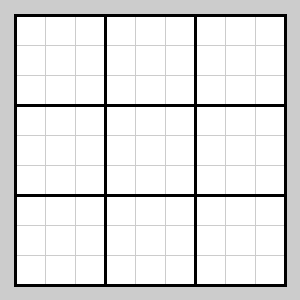
Frame 1 (no input)
Frame 60 (the mouse pressed at the canvas centre just before this capture): identical to frame 1, image omitted
Frame 120 (the mouse held since frame 60 and released just before this capture): identical to frame 1, image omitted

The Processing sketch that drew this single still picture (run headless with seeded random() and noise(); from frame 60 on, the mouse is pressed at the canvas centre):

// Processing sketch: sketch_130330b
// ── sketch_130330b.pde
// Sudoko Board - Rectangle Drawing (Week 5, Question 6) - 29-03-2013
// Max Schaefer (43263798)

// Set Board Margin Variable
int margin = 15;

// Define Size Variable
int size;

// Setup Function
void setup() {
	// Set Window Size
	size(300, 300);
}

// Draw Function
void draw() {
	// Loop For Small Squares (X Coordinate)
	for(int x = 0; x < 9; x++)
		// Loop For Small Squares (Y Coordinate)
		for(int y = 0; y < 9; y++)
			// Draw Square (Position (X) = Margin + (X/Y * 90), Position (Y) = Margin + (X/Y * 90), Type 1 -	Small Square)
			drawSquare(margin+x*30, margin+y*30, 1);

	// Loop For Large Squares (X Coordinate)
	for(int x = 0; x < 3; x++)
		// Loop For Large Squares (Y Coordinate)
		for(int y = 0; y < 3; y++)
			// Draw Square (Position (X) = Margin + (X/Y * 90), Position (Y) = Margin + (X/Y * 90), Type 2 -	Large Square)
			drawSquare(margin+x*90, margin+y*90, 2);
}

// Function To Draw Square (X Coordinate, Y Coordinate, Type ()
void drawSquare(int x, int y, int type) {
	// Check Type
	if(type == 1) { // Small Square
		// Set Fill
		fill(255);

		// Set Stroke Shade
		stroke(204);

		// Set Stroke Weight
		strokeWeight(1);

		// Set Size Variable
		size = 30;
	} else if(type == 2) { // Large Square
		// Remove Fill
		noFill();

		// Set Stroke Shade
		stroke(0);

		// Set Stroke Weight
		strokeWeight(3);

		// Set Size Variable
		size = 90;
	}

	// Draw Rectangle
	rect(x, y, size, size);
}
